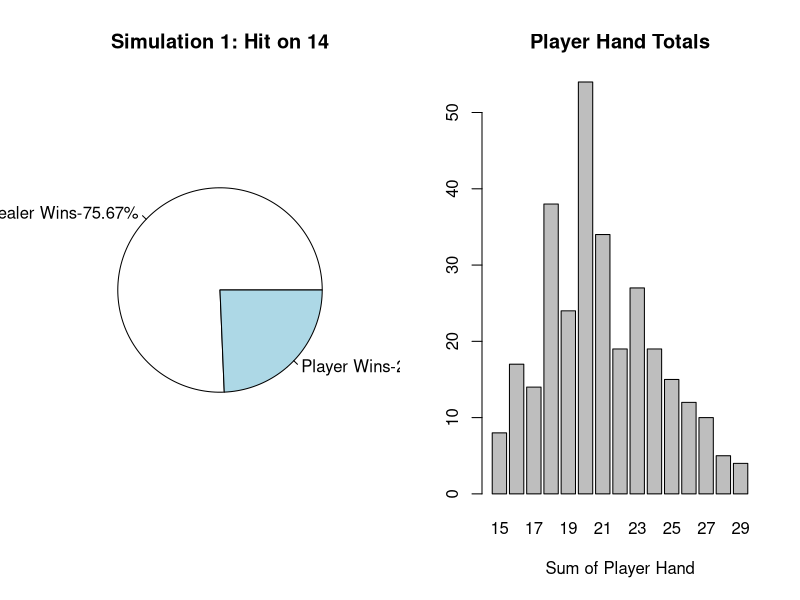
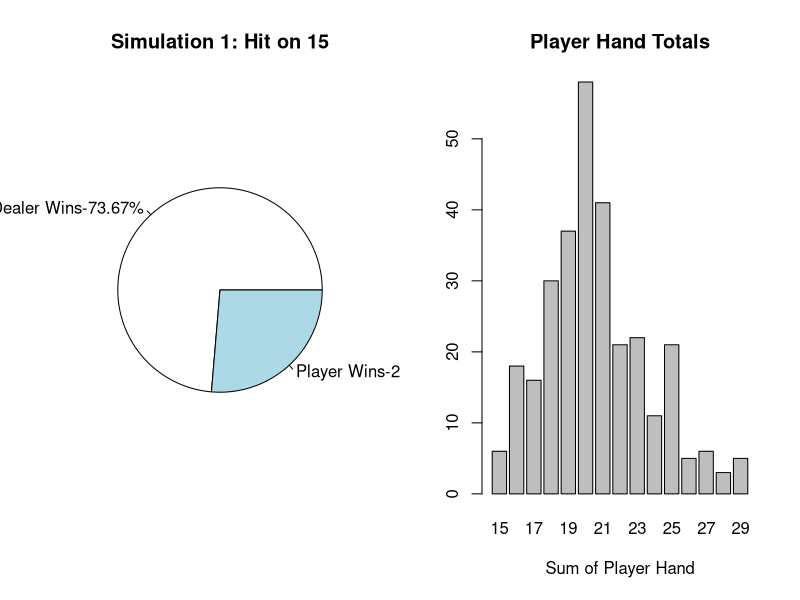
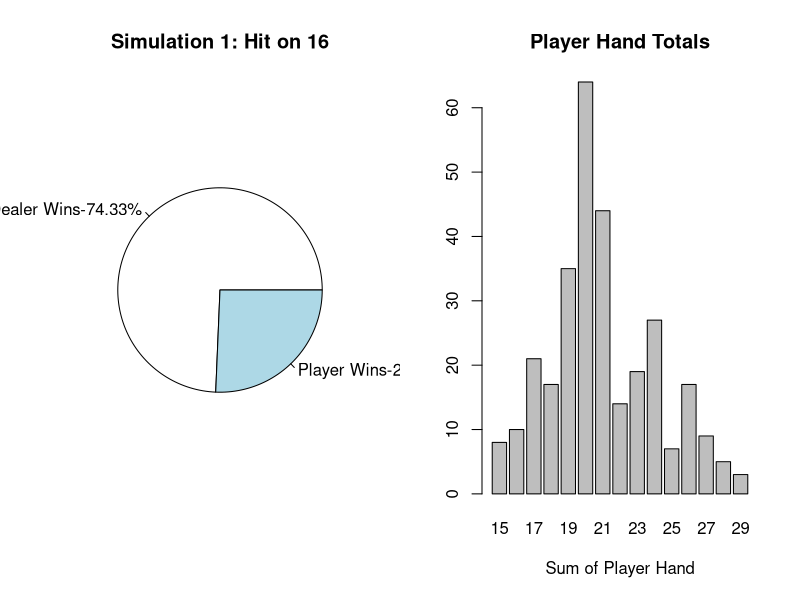
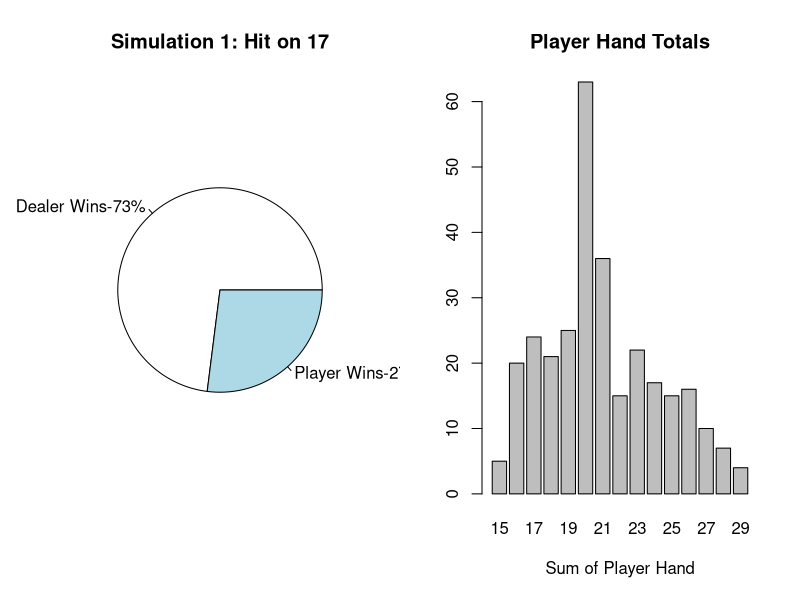
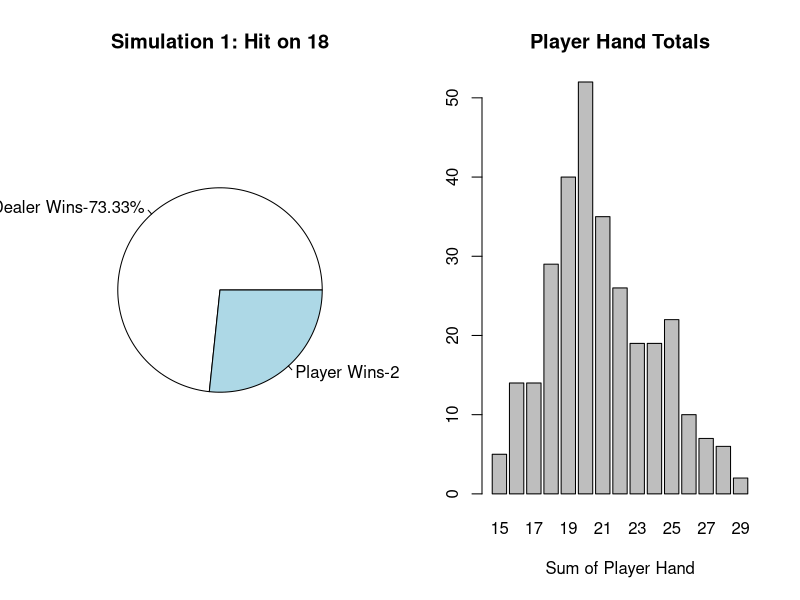
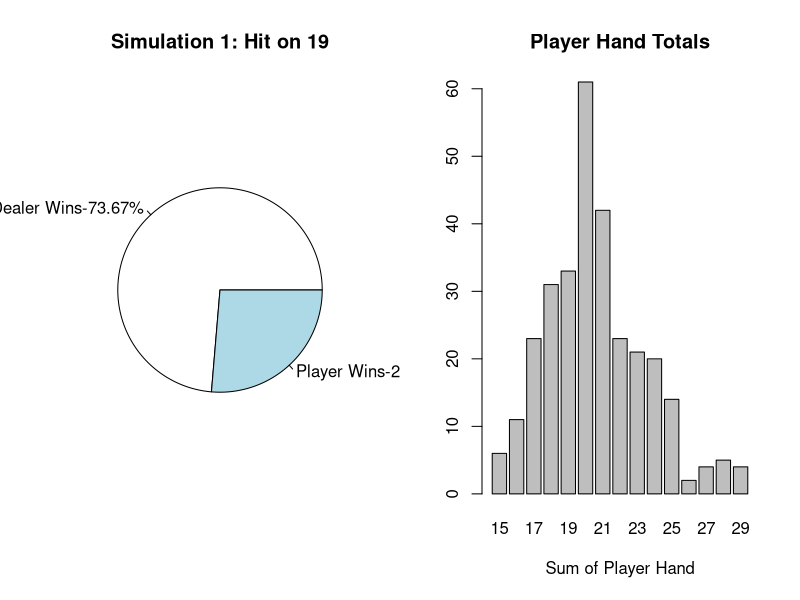

Recreate these plots in R, in order.
#ISYE6644
#Mini Project 1: Let's Gamble
#Yurkofsky

#Things you can change in this simulation!
B = 300  #number of games played for each strategy
set.seed(6) #seed

#initialize lists to hold outcomes
player_wins <- NULL
final_dealer <- NULL
final_player <- NULL
hand_sum <- NULL
#strategies to try (ie., player hits on the following hand values)
strat <- c(14,15,16,17,18,19)

#run 10 games

for (b in 1:B) {
  
  for (var in strat) {
    #create one deck
    deck = c(rep("A",4), rep.int(10,16), rep.int(9,4), rep.int(8,4), rep.int(7,4), rep.int(6,4), rep.int(5,4), rep.int(4,4), rep.int(3,4), rep.int(2,4))
    #given casinos typically use multiple deck, we'll use 4 decks
    cards = c(deck, deck)
    decks <- sum(cards=="A") / 4
  
  
    #####PLAYER#####
  
  
    #create the players hand by randomly sampling two cards
    #from the 4 decks without replacement
    hand_player = sample(cards, 2, replace = FALSE)
  
    #remove the players hand from the deck
    for(i in hand_player){
      if(is.element(i,cards)) 
        cards <-cards[-match(i,cards)]}
  
    #check if hand has aces and create alternate hand without aces
    hand_noaces <- hand_player
    for(i in hand_player){
      if(is.element(i,"A"))
        hand_noaces <- (hand_player[-match(i, hand_player)])
    }

    #count how many aces
    num_aces <- length(hand_player) - length(hand_noaces)
    #get final hand sum
    hand_sum <- ifelse(num_aces==0, sum(as.numeric(hand_player), na.rm=TRUE), 
                     ifelse(num_aces ==1 & sum(as.numeric(hand_noaces), na.rm = TRUE) <= 10, sum(as.numeric(hand_noaces), na.rm=TRUE) + 11, 
                     ifelse(num_aces ==1 & sum(as.numeric(hand_player), na.rm = TRUE) >10, sum(as.numeric(hand_noaces), na.rm=TRUE) + 1,
                            ifelse(num_aces ==2 & sum(as.numeric(hand_player), na.rm = TRUE) <= 9, sum(as.numeric(hand_noaces), na.rm=TRUE) + 12,
                                   ifelse(num_aces==2 & sum(as.numeric(hand_player), na.rm=TRUE) >9, sum(as.numeric(hand_noaces), na.rm = TRUE) + 2, 
                                          ifelse(num_aces==3 & sum(as.numeric(hand_player), na.rm = TRUE) <=8, sum(as.numeric(hand_noaces), na.rm = TRUE) + 13, 
                                                 ifelse(num_aces==3 & sum(as.numeric(hand_player), na.rm = TRUE) >8, sum(as.numeric(hand_noaces), na.rm = TRUE) + 3, 
                                                        ifelse(num_aces==4 & sum(as.numeric(hand_player), na.rm = TRUE) <=7, sum(as.numeric(hand_noaces), na.rm = TRUE) + 14, 
                                                               ifelse(num_aces==4 & sum(as.numeric(hand_player), na.rm = TRUE) >7, sum(as.numeric(hand_noaces), na.rm=TRUE) +4, sum(as.numeric(hand_player, na.rm=TRUE)))))))))))
  
    #player decides to stay or hit based on the total value
    hit_stay <- ifelse(sum(hand_sum) > var, "stay", "hit")
  
    #if hit, take a take a new card from the remaining cards in the deck and add it to players hand          
    newcard <- ifelse(hit_stay=="hit", sample(cards, 1, replace = FALSE), NA)
    hand_player <-  append(hand_player, newcard)
  
    #update cards to remove new card
    for(i in newcard){
      if(is.element(i,cards)) 
        cards<-cards[-match(i,cards)]}
  
    #again, check if hand has aces and create alternate hand without aces
    hand_noaces <- hand_player
    for(i in hand_player){
      if(is.element(i,"A"))
        hand_noaces <- (hand_player[-match(i, hand_player)])
    }
  
    #count how many aces
    num_aces <- length(hand_player) - length(hand_noaces)
    #get final hand sum
    hand_sum <- ifelse(num_aces==0, sum(as.numeric(hand_player), na.rm=TRUE), 
                     ifelse(num_aces ==1 & sum(as.numeric(hand_noaces), na.rm = TRUE) <= 10, sum(as.numeric(hand_noaces), na.rm=TRUE) + 11, 
                            ifelse(num_aces ==1 & sum(as.numeric(hand_player), na.rm = TRUE) >10, sum(as.numeric(hand_noaces), na.rm=TRUE) + 1,
                                   ifelse(num_aces ==2 & sum(as.numeric(hand_player), na.rm = TRUE) <= 9, sum(as.numeric(hand_noaces), na.rm=TRUE) + 12,
                                          ifelse(num_aces==2 & sum(as.numeric(hand_player), na.rm=TRUE) >9, sum(as.numeric(hand_noaces), na.rm = TRUE) + 2, 
                                                 ifelse(num_aces==3 & sum(as.numeric(hand_player), na.rm = TRUE) <=8, sum(as.numeric(hand_noaces), na.rm = TRUE) + 13, 
                                                        ifelse(num_aces==3 & sum(as.numeric(hand_player), na.rm = TRUE) >8, sum(as.numeric(hand_noaces), na.rm = TRUE) + 3, 
                                                               ifelse(num_aces==4 & sum(as.numeric(hand_player), na.rm = TRUE) <=7, sum(as.numeric(hand_noaces), na.rm = TRUE) + 14, 
                                                                      ifelse(num_aces==4 & sum(as.numeric(hand_player), na.rm = TRUE) >7, sum(as.numeric(hand_noaces), na.rm=TRUE) +4, sum(as.numeric(hand_player, na.rm=TRUE)))))))))))
  
    #player decides to stay or hit based on the total value
    hit_stay <- ifelse(sum(hand_sum) > var, "stay", "hit")
  
    #if hit, take a take a new card from the remaining cards in the deck and add it to players hand          
    newcard <- ifelse(hit_stay=="hit", sample(cards, 1, replace = FALSE), NA)
    hand_player <-  append(hand_player, newcard)
  
    #update cards to remove new card
    for(i in newcard){
      if(is.element(i,cards)) 
        cards<-cards[-match(i,cards)]}
  
    #again, check if hand has aces and create alternate hand without aces
    hand_noaces <- hand_player
    for(i in hand_player){
      if(is.element(i,"A"))
        hand_noaces <- (hand_player[-match(i, hand_player)])
    }
  
    #count how many aces
    num_aces <- length(hand_player) - length(hand_noaces)
    #get final hand sum
    hand_sum <- ifelse(num_aces==0, sum(as.numeric(hand_player), na.rm=TRUE), 
                     ifelse(num_aces ==1 & sum(as.numeric(hand_noaces), na.rm = TRUE) <= 10, sum(as.numeric(hand_noaces), na.rm=TRUE) + 11, 
                            ifelse(num_aces ==1 & sum(as.numeric(hand_player), na.rm = TRUE) >10, sum(as.numeric(hand_noaces), na.rm=TRUE) + 1,
                                   ifelse(num_aces ==2 & sum(as.numeric(hand_player), na.rm = TRUE) <= 9, sum(as.numeric(hand_noaces), na.rm=TRUE) + 12,
                                          ifelse(num_aces==2 & sum(as.numeric(hand_player), na.rm=TRUE) >9, sum(as.numeric(hand_noaces), na.rm = TRUE) + 2, 
                                                 ifelse(num_aces==3 & sum(as.numeric(hand_player), na.rm = TRUE) <=8, sum(as.numeric(hand_noaces), na.rm = TRUE) + 13, 
                                                        ifelse(num_aces==3 & sum(as.numeric(hand_player), na.rm = TRUE) >8, sum(as.numeric(hand_noaces), na.rm = TRUE) + 3, 
                                                               ifelse(num_aces==4 & sum(as.numeric(hand_player), na.rm = TRUE) <=7, sum(as.numeric(hand_noaces), na.rm = TRUE) + var, 
                                                                      ifelse(num_aces==4 & sum(as.numeric(hand_player), na.rm = TRUE) >7, sum(as.numeric(hand_noaces), na.rm=TRUE) +4, sum(as.numeric(hand_player, na.rm=TRUE)))))))))))
  
    #player decides to stay or hit based on the total value
    hit_stay <- ifelse(sum(hand_sum) > var, "stay", "hit")#if hit, take a take a new card from the remaining cards in the deck and add it to players hand          
    newcard <- ifelse(hit_stay=="hit", sample(cards, 1, replace = FALSE), NA)
    hand_player <-  append(hand_player, newcard)
  
    #update cards to remove new card
    for(i in newcard){
      if(is.element(i,cards)) 
        cards<-cards[-match(i,cards)]}
  
    #again, check if hand has aces and create alternate hand without aces
    hand_noaces <- hand_player
    for(i in hand_player){
      if(is.element(i,"A"))
        hand_noaces <- (hand_player[-match(i, hand_player)])
    }
  
    #count how many aces
    num_aces <- length(hand_player) - length(hand_noaces)
    #get final hand sum
    hand_sum <- ifelse(num_aces==0, sum(as.numeric(hand_player), na.rm=TRUE), 
                     ifelse(num_aces ==1 & sum(as.numeric(hand_noaces), na.rm = TRUE) <= 10, sum(as.numeric(hand_noaces), na.rm=TRUE) + 11, 
                            ifelse(num_aces ==1 & sum(as.numeric(hand_player), na.rm = TRUE) >10, sum(as.numeric(hand_noaces), na.rm=TRUE) + 1,
                                   ifelse(num_aces ==2 & sum(as.numeric(hand_player), na.rm = TRUE) <= 9, sum(as.numeric(hand_noaces), na.rm=TRUE) + 12,
                                          ifelse(num_aces==2 & sum(as.numeric(hand_player), na.rm=TRUE) >9, sum(as.numeric(hand_noaces), na.rm = TRUE) + 2, 
                                                 ifelse(num_aces==3 & sum(as.numeric(hand_player), na.rm = TRUE) <=8, sum(as.numeric(hand_noaces), na.rm = TRUE) + 13, 
                                                        ifelse(num_aces==3 & sum(as.numeric(hand_player), na.rm = TRUE) >8, sum(as.numeric(hand_noaces), na.rm = TRUE) + 3, 
                                                               ifelse(num_aces==4 & sum(as.numeric(hand_player), na.rm = TRUE) <=7, sum(as.numeric(hand_noaces), na.rm = TRUE) + 14, 
                                                                      ifelse(num_aces==4 & sum(as.numeric(hand_player), na.rm = TRUE) >7, sum(as.numeric(hand_noaces), na.rm=TRUE) +4, sum(as.numeric(hand_player, na.rm=TRUE)))))))))))
  
    #player decides to stay or hit based on the total value
    hit_stay <- ifelse(sum(hand_sum) > var, "stay", "hit")#if hit, take a take a new card from the remaining cards in the deck and add it to players hand          
    newcard <- ifelse(hit_stay=="hit", sample(cards, 1, replace = FALSE), NA)
    hand_player <-  append(hand_player, newcard)
  
    #update cards to remove new card
    for(i in newcard){
      if(is.element(i,cards)) 
        cards<-cards[-match(i,cards)]}
  
    #again, check if hand has aces and create alternate hand without aces
    hand_noaces <- hand_player
    for(i in hand_player){
      if(is.element(i,"A"))
        hand_noaces <- (hand_player[-match(i, hand_player)])
    }
  
  #count how many aces
    num_aces <- length(hand_player) - length(hand_noaces)
    #get final hand sum
    hand_sum <- ifelse(num_aces==0, sum(as.numeric(hand_player), na.rm=TRUE), 
                     ifelse(num_aces ==1 & sum(as.numeric(hand_noaces), na.rm = TRUE) <= 10, sum(as.numeric(hand_noaces), na.rm=TRUE) + 11, 
                            ifelse(num_aces ==1 & sum(as.numeric(hand_player), na.rm = TRUE) >10, sum(as.numeric(hand_noaces), na.rm=TRUE) + 1,
                                   ifelse(num_aces ==2 & sum(as.numeric(hand_player), na.rm = TRUE) <= 9, sum(as.numeric(hand_noaces), na.rm=TRUE) + 12,
                                          ifelse(num_aces==2 & sum(as.numeric(hand_player), na.rm=TRUE) >9, sum(as.numeric(hand_noaces), na.rm = TRUE) + 2, 
                                                 ifelse(num_aces==3 & sum(as.numeric(hand_player), na.rm = TRUE) <=8, sum(as.numeric(hand_noaces), na.rm = TRUE) + 13, 
                                                        ifelse(num_aces==3 & sum(as.numeric(hand_player), na.rm = TRUE) >8, sum(as.numeric(hand_noaces), na.rm = TRUE) + 3, 
                                                               ifelse(num_aces==4 & sum(as.numeric(hand_player), na.rm = TRUE) <=7, sum(as.numeric(hand_noaces), na.rm = TRUE) + 14, 
                                                                      ifelse(num_aces==4 & sum(as.numeric(hand_player), na.rm = TRUE) >7, sum(as.numeric(hand_noaces), na.rm=TRUE) +4, sum(as.numeric(hand_player, na.rm=TRUE)))))))))))
  
    #player decides to stay or hit based on the total value
    hit_stay <- ifelse(sum(hand_sum) > var, "stay", "hit")#if hit, take a take a new card from the remaining cards in the deck and add it to players hand          
    newcard <- ifelse(hit_stay=="hit", sample(cards, 1, replace = FALSE), NA)
    hand_player <-  append(hand_player, newcard)
  
    #update cards to remove new card
    for(i in newcard){
      if(is.element(i,cards)) 
        cards<-cards[-match(i,cards)]}
  
    #again, check if hand has aces and create alternate hand without aces
    hand_noaces <- hand_player
    for(i in hand_player){
      if(is.element(i,"A"))
        hand_noaces <- (hand_player[-match(i, hand_player)])
    }
  
    #count how many aces
    num_aces <- length(hand_player) - length(hand_noaces)
    #get final hand sum
    hand_sum <- ifelse(num_aces==0, sum(as.numeric(hand_player), na.rm=TRUE), 
                     ifelse(num_aces ==1 & sum(as.numeric(hand_noaces), na.rm = TRUE) <= 10, sum(as.numeric(hand_noaces), na.rm=TRUE) + 11, 
                            ifelse(num_aces ==1 & sum(as.numeric(hand_player), na.rm = TRUE) >10, sum(as.numeric(hand_noaces), na.rm=TRUE) + 1,
                                   ifelse(num_aces ==2 & sum(as.numeric(hand_player), na.rm = TRUE) <= 9, sum(as.numeric(hand_noaces), na.rm=TRUE) + 12,
                                          ifelse(num_aces==2 & sum(as.numeric(hand_player), na.rm=TRUE) >9, sum(as.numeric(hand_noaces), na.rm = TRUE) + 2, 
                                                 ifelse(num_aces==3 & sum(as.numeric(hand_player), na.rm = TRUE) <=8, sum(as.numeric(hand_noaces), na.rm = TRUE) + 13, 
                                                        ifelse(num_aces==3 & sum(as.numeric(hand_player), na.rm = TRUE) >8, sum(as.numeric(hand_noaces), na.rm = TRUE) + 3, 
                                                               ifelse(num_aces==4 & sum(as.numeric(hand_player), na.rm = TRUE) <=7, sum(as.numeric(hand_noaces), na.rm = TRUE) + 14, 
                                                                      ifelse(num_aces==4 & sum(as.numeric(hand_player), na.rm = TRUE) >7, sum(as.numeric(hand_noaces), na.rm=TRUE) +4, sum(as.numeric(hand_player, na.rm=TRUE)))))))))))
  
    #player decides to stay or hit based on the total value
    hit_stay <- ifelse(sum(hand_sum) > var, "stay", "hit")#if hit, take a take a new card from the remaining cards in the deck and add it to players hand          
    newcard <- ifelse(hit_stay=="hit", sample(cards, 1, replace = FALSE), NA)
    hand_player <-  append(hand_player, newcard)
  
    #update cards to remove new card
    for(i in newcard){
      if(is.element(i,cards)) 
        cards<-cards[-match(i,cards)]}
  
    #again, check if hand has aces and create alternate hand without aces
    hand_noaces <- hand_player
    for(i in hand_player){
      if(is.element(i,"A"))
        hand_noaces <- (hand_player[-match(i, hand_player)])
    }
  
    #count how many aces
    num_aces <- length(hand_player) - length(hand_noaces)
    #get final hand sum
    hand_sum <- ifelse(num_aces==0, sum(as.numeric(hand_player), na.rm=TRUE), 
                       ifelse(num_aces ==1 & sum(as.numeric(hand_noaces), na.rm = TRUE) <= 10, sum(as.numeric(hand_noaces), na.rm=TRUE) + 11, 
                              ifelse(num_aces ==1 & sum(as.numeric(hand_player), na.rm = TRUE) >10, sum(as.numeric(hand_noaces), na.rm=TRUE) + 1,
                                     ifelse(num_aces ==2 & sum(as.numeric(hand_player), na.rm = TRUE) <= 9, sum(as.numeric(hand_noaces), na.rm=TRUE) + 12,
                                            ifelse(num_aces==2 & sum(as.numeric(hand_player), na.rm=TRUE) >9, sum(as.numeric(hand_noaces), na.rm = TRUE) + 2, 
                                                   ifelse(num_aces==3 & sum(as.numeric(hand_player), na.rm = TRUE) <=8, sum(as.numeric(hand_noaces), na.rm = TRUE) + 13, 
                                                          ifelse(num_aces==3 & sum(as.numeric(hand_player), na.rm = TRUE) >8, sum(as.numeric(hand_noaces), na.rm = TRUE) + 3, 
                                                                 ifelse(num_aces==4 & sum(as.numeric(hand_player), na.rm = TRUE) <=7, sum(as.numeric(hand_noaces), na.rm = TRUE) + 14, 
                                                                        ifelse(num_aces==4 & sum(as.numeric(hand_player), na.rm = TRUE) >7, sum(as.numeric(hand_noaces), na.rm=TRUE) +4, sum(as.numeric(hand_player, na.rm=TRUE)))))))))))
    
    #player decides to stay or hit based on the total value
    hit_stay <- ifelse(sum(hand_sum) > var, "stay", "hit")#if hit, take a take a new card from the remaining cards in the deck and add it to players hand          
    newcard <- ifelse(hit_stay=="hit", sample(cards, 1, replace = FALSE), NA)
    hand_player <-  append(hand_player, newcard)
    
    #update cards to remove new card
    for(i in newcard){
      if(is.element(i,cards)) 
        cards<-cards[-match(i,cards)]}
    
    #again, check if hand has aces and create alternate hand without aces
    hand_noaces <- hand_player
    for(i in hand_player){
      if(is.element(i,"A"))
        hand_noaces <- (hand_player[-match(i, hand_player)])
    }
    
    #count how many aces
    num_aces <- length(hand_player) - length(hand_noaces)
    #get final hand sum
    hand_sum <- ifelse(num_aces==0, sum(as.numeric(hand_player), na.rm=TRUE), 
                       ifelse(num_aces ==1 & sum(as.numeric(hand_noaces), na.rm = TRUE) <= 10, sum(as.numeric(hand_noaces), na.rm=TRUE) + 11, 
                              ifelse(num_aces ==1 & sum(as.numeric(hand_player), na.rm = TRUE) >10, sum(as.numeric(hand_noaces), na.rm=TRUE) + 1,
                                     ifelse(num_aces ==2 & sum(as.numeric(hand_player), na.rm = TRUE) <= 9, sum(as.numeric(hand_noaces), na.rm=TRUE) + 12,
                                            ifelse(num_aces==2 & sum(as.numeric(hand_player), na.rm=TRUE) >9, sum(as.numeric(hand_noaces), na.rm = TRUE) + 2, 
                                                   ifelse(num_aces==3 & sum(as.numeric(hand_player), na.rm = TRUE) <=8, sum(as.numeric(hand_noaces), na.rm = TRUE) + 13, 
                                                          ifelse(num_aces==3 & sum(as.numeric(hand_player), na.rm = TRUE) >8, sum(as.numeric(hand_noaces), na.rm = TRUE) + 3, 
                                                                 ifelse(num_aces==4 & sum(as.numeric(hand_player), na.rm = TRUE) <=7, sum(as.numeric(hand_noaces), na.rm = TRUE) + 14, 
                                                                        ifelse(num_aces==4 & sum(as.numeric(hand_player), na.rm = TRUE) >7, sum(as.numeric(hand_noaces), na.rm=TRUE) +4, sum(as.numeric(hand_player, na.rm=TRUE)))))))))))
    
    #player decides to stay or hit based on the total value
    hit_stay <- ifelse(sum(hand_sum) > var, "stay", "hit")#if hit, take a take a new card from the remaining cards in the deck and add it to players hand          
    newcard <- ifelse(hit_stay=="hit", sample(cards, 1, replace = FALSE), NA)
    hand_player <-  append(hand_player, newcard)
    
    #update cards to remove new card
    for(i in newcard){
      if(is.element(i,cards)) 
        cards<-cards[-match(i,cards)]}
    
    #again, check if hand has aces and create alternate hand without aces
    hand_noaces <- hand_player
    for(i in hand_player){
      if(is.element(i,"A"))
        hand_noaces <- (hand_player[-match(i, hand_player)])
    }
    
    #count how many aces
    num_aces <- length(hand_player) - length(hand_noaces)
    #get final hand sum
    hand_sum <- ifelse(num_aces==0, sum(as.numeric(hand_player), na.rm=TRUE), 
                       ifelse(num_aces ==1 & sum(as.numeric(hand_noaces), na.rm = TRUE) <= 10, sum(as.numeric(hand_noaces), na.rm=TRUE) + 11, 
                              ifelse(num_aces ==1 & sum(as.numeric(hand_player), na.rm = TRUE) >10, sum(as.numeric(hand_noaces), na.rm=TRUE) + 1,
                                     ifelse(num_aces ==2 & sum(as.numeric(hand_player), na.rm = TRUE) <= 9, sum(as.numeric(hand_noaces), na.rm=TRUE) + 12,
                                            ifelse(num_aces==2 & sum(as.numeric(hand_player), na.rm=TRUE) >9, sum(as.numeric(hand_noaces), na.rm = TRUE) + 2, 
                                                   ifelse(num_aces==3 & sum(as.numeric(hand_player), na.rm = TRUE) <=8, sum(as.numeric(hand_noaces), na.rm = TRUE) + 13, 
                                                          ifelse(num_aces==3 & sum(as.numeric(hand_player), na.rm = TRUE) >8, sum(as.numeric(hand_noaces), na.rm = TRUE) + 3, 
                                                                 ifelse(num_aces==4 & sum(as.numeric(hand_player), na.rm = TRUE) <=7, sum(as.numeric(hand_noaces), na.rm = TRUE) + 14, 
                                                                        ifelse(num_aces==4 & sum(as.numeric(hand_player), na.rm = TRUE) >7, sum(as.numeric(hand_noaces), na.rm=TRUE) +4, sum(as.numeric(hand_player, na.rm=TRUE)))))))))))
    
    #player decides to stay or hit based on the total value
    hit_stay <- ifelse(sum(hand_sum) > var, "stay", "hit")#if hit, take a take a new card from the remaining cards in the deck and add it to players hand          
    newcard <- ifelse(hit_stay=="hit", sample(cards, 1, replace = FALSE), NA)
    hand_player <-  append(hand_player, newcard)
    
    #update cards to remove new card
    for(i in newcard){
      if(is.element(i,cards)) 
        cards<-cards[-match(i,cards)]}
    
    #again, check if hand has aces and create alternate hand without aces
    hand_noaces <- hand_player
    for(i in hand_player){
      if(is.element(i,"A"))
        hand_noaces <- (hand_player[-match(i, hand_player)])
    }
    
    #count how many aces
    num_aces <- length(hand_player) - length(hand_noaces)
    #get final hand sum
    hand_sum <- ifelse(num_aces==0, sum(as.numeric(hand_player), na.rm=TRUE), 
                       ifelse(num_aces ==1 & sum(as.numeric(hand_noaces), na.rm = TRUE) <= 10, sum(as.numeric(hand_noaces), na.rm=TRUE) + 11, 
                              ifelse(num_aces ==1 & sum(as.numeric(hand_player), na.rm = TRUE) >10, sum(as.numeric(hand_noaces), na.rm=TRUE) + 1,
                                     ifelse(num_aces ==2 & sum(as.numeric(hand_player), na.rm = TRUE) <= 9, sum(as.numeric(hand_noaces), na.rm=TRUE) + 12,
                                            ifelse(num_aces==2 & sum(as.numeric(hand_player), na.rm=TRUE) >9, sum(as.numeric(hand_noaces), na.rm = TRUE) + 2, 
                                                   ifelse(num_aces==3 & sum(as.numeric(hand_player), na.rm = TRUE) <=8, sum(as.numeric(hand_noaces), na.rm = TRUE) + 13, 
                                                          ifelse(num_aces==3 & sum(as.numeric(hand_player), na.rm = TRUE) >8, sum(as.numeric(hand_noaces), na.rm = TRUE) + 3, 
                                                                 ifelse(num_aces==4 & sum(as.numeric(hand_player), na.rm = TRUE) <=7, sum(as.numeric(hand_noaces), na.rm = TRUE) + 14, 
                                                                        ifelse(num_aces==4 & sum(as.numeric(hand_player), na.rm = TRUE) >7, sum(as.numeric(hand_noaces), na.rm=TRUE) +4, sum(as.numeric(hand_player, na.rm=TRUE)))))))))))
    
    #player decides to stay or hit based on the total value
    hit_stay <- ifelse(sum(hand_sum) > var, "stay", "hit")#if hit, take a take a new card from the remaining cards in the deck and add it to players hand          
    newcard <- ifelse(hit_stay=="hit", sample(cards, 1, replace = FALSE), NA)
    hand_player <-  append(hand_player, newcard)
    
    #update cards to remove new card
    for(i in newcard){
      if(is.element(i,cards)) 
        cards<-cards[-match(i,cards)]}
    
    #again, check if hand has aces and create alternate hand without aces
    hand_noaces <- hand_player
    for(i in hand_player){
      if(is.element(i,"A"))
        hand_noaces <- (hand_player[-match(i, hand_player)])
    }
    
    #count how many aces
    num_aces <- length(hand_player) - length(hand_noaces)
    #get final hand sum
    hand_sum <- ifelse(num_aces==0, sum(as.numeric(hand_player), na.rm=TRUE), 
                       ifelse(num_aces ==1 & sum(as.numeric(hand_noaces), na.rm = TRUE) <= 10, sum(as.numeric(hand_noaces), na.rm=TRUE) + 11, 
                              ifelse(num_aces ==1 & sum(as.numeric(hand_player), na.rm = TRUE) >10, sum(as.numeric(hand_noaces), na.rm=TRUE) + 1,
                                     ifelse(num_aces ==2 & sum(as.numeric(hand_player), na.rm = TRUE) <= 9, sum(as.numeric(hand_noaces), na.rm=TRUE) + 12,
                                            ifelse(num_aces==2 & sum(as.numeric(hand_player), na.rm=TRUE) >9, sum(as.numeric(hand_noaces), na.rm = TRUE) + 2, 
                                                   ifelse(num_aces==3 & sum(as.numeric(hand_player), na.rm = TRUE) <=8, sum(as.numeric(hand_noaces), na.rm = TRUE) + 13, 
                                                          ifelse(num_aces==3 & sum(as.numeric(hand_player), na.rm = TRUE) >8, sum(as.numeric(hand_noaces), na.rm = TRUE) + 3, 
                                                                 ifelse(num_aces==4 & sum(as.numeric(hand_player), na.rm = TRUE) <=7, sum(as.numeric(hand_noaces), na.rm = TRUE) + 14, 
                                                                        ifelse(num_aces==4 & sum(as.numeric(hand_player), na.rm = TRUE) >7, sum(as.numeric(hand_noaces), na.rm=TRUE) +4, sum(as.numeric(hand_player, na.rm=TRUE)))))))))))
    
    #player decides to stay or hit based on the total value
    hit_stay <- ifelse(sum(hand_sum) > var, "stay", "hit")
    
    #get final sum of players hand
    final_player <- append(final_player, sum(as.numeric(hand_sum), na.rm = TRUE))
    
    
    ####DEALER#####
    
    
    #create dealers hand by randomly sampling two cards
    #from the 4 decks without replacement
    hand_dealer = sample(cards, 2, replace = FALSE)
    
    #remove the dealers hand from the deck
    for(i in hand_dealer){
      if(is.element(i,cards)) 
        cards<-cards[-match(i,cards)]}
    
    #check if hand has aces and create alternate hand without aces
    hand_noaces <- hand_dealer
    for(i in hand_dealer){
      if(is.element(i,"A"))
        hand_noaces <- (hand_dealer[-match(i, hand_dealer)])
    }
    
    #count how many aces
    num_aces <- length(hand_dealer) - length(hand_noaces)
    #get final hand sum
    hand_sum <- ifelse(num_aces==0, sum(as.numeric(hand_dealer), na.rm=TRUE), 
                       ifelse(num_aces ==1 & sum(as.numeric(hand_dealer), na.rm = TRUE) <= 10, sum(as.numeric(hand_noaces), na.rm=TRUE) + 11, 
                              ifelse(num_aces ==1 & sum(as.numeric(hand_dealer), na.rm = TRUE) >10, sum(as.numeric(hand_noaces), na.rm=TRUE) + 1,
                                     ifelse(num_aces ==2 & sum(as.numeric(hand_dealer), na.rm = TRUE) <= 9, sum(as.numeric(hand_noaces), na.rm=TRUE) + 12,
                                            ifelse(num_aces==2 & sum(as.numeric(hand_dealer), na.rm=TRUE) >9, sum(as.numeric(hand_noaces), na.rm = TRUE) + 2, 
                                                   ifelse(num_aces==3 & sum(as.numeric(hand_dealer), na.rm = TRUE) <=8, sum(as.numeric(hand_noaces), na.rm = TRUE) + 13, 
                                                          ifelse(num_aces==3 & sum(as.numeric(hand_dealer), na.rm = TRUE) >8, sum(as.numeric(hand_noaces), na.rm = TRUE) + 3, 
                                                                 ifelse(num_aces==4 & sum(as.numeric(hand_dealer), na.rm = TRUE) <=7, sum(as.numeric(hand_noaces), na.rm = TRUE) + 14, 
                                                                        ifelse(num_aces==4 & sum(as.numeric(hand_dealer), na.rm = TRUE) >7, sum(as.numeric(hand_noaces), na.rm=TRUE) +4, sum(as.numeric(hand_dealer, na.rm=TRUE)))))))))))
    
    #dealer wins, loses or hits based on sum of their hand and players hand (tie goes to dealer)
    hit_win_lose <- ifelse(sum(as.numeric(hand_player), na.rm = TRUE) >21, "win", 
                           ifelse(sum(as.numeric(hand_sum), na.rm = TRUE) > 21, "lose",
                                  ifelse((sum(as.numeric(hand_sum), na.rm = TRUE) >= sum(as.numeric(hand_player), na.rm = TRUE)) & sum(as.numeric(hand_sum), na.rm = TRUE) <= 21, "win", "hit")))
    
    #if hit, take a take a new card from the remaining cards in the deck and add it to dealers hand    
    newcard <- ifelse(hit_win_lose=="hit", sample(cards, 1, replace = FALSE), NA)
    hand_dealer <-  append(hand_dealer, newcard)
    
    #update cards to remove new card
    for(i in newcard){
      if(is.element(i,cards)) 
        cards<-cards[-match(i,cards)]}
    
    #check if hand has aces and create alternate hand without aces
    hand_noaces <- hand_dealer
    for(i in hand_dealer){
      if(is.element(i,"A"))
        hand_noaces <- (hand_dealer[-match(i, hand_dealer)])
    }
    
    #count how many aces
    num_aces <- length(hand_dealer) - length(hand_noaces)
    #get final hand sum
    hand_sum <- ifelse(num_aces==0, sum(as.numeric(hand_dealer), na.rm=TRUE), 
                       ifelse(num_aces ==1 & sum(as.numeric(hand_dealer), na.rm = TRUE) <= 10, sum(as.numeric(hand_noaces), na.rm=TRUE) + 11, 
                              ifelse(num_aces ==1 & sum(as.numeric(hand_dealer), na.rm = TRUE) >10, sum(as.numeric(hand_noaces), na.rm=TRUE) + 1,
                                     ifelse(num_aces ==2 & sum(as.numeric(hand_dealer), na.rm = TRUE) <= 9, sum(as.numeric(hand_noaces), na.rm=TRUE) + 12,
                                            ifelse(num_aces==2 & sum(as.numeric(hand_dealer), na.rm=TRUE) >9, sum(as.numeric(hand_noaces), na.rm = TRUE) + 2, 
                                                   ifelse(num_aces==3 & sum(as.numeric(hand_dealer), na.rm = TRUE) <=8, sum(as.numeric(hand_noaces), na.rm = TRUE) + 13, 
                                                          ifelse(num_aces==3 & sum(as.numeric(hand_dealer), na.rm = TRUE) >8, sum(as.numeric(hand_noaces), na.rm = TRUE) + 3, 
                                                                 ifelse(num_aces==4 & sum(as.numeric(hand_dealer), na.rm = TRUE) <=7, sum(as.numeric(hand_noaces), na.rm = TRUE) + 14, 
                                                                        ifelse(num_aces==4 & sum(as.numeric(hand_dealer), na.rm = TRUE) >7, sum(as.numeric(hand_noaces), na.rm=TRUE) +4, sum(as.numeric(hand_dealer, na.rm=TRUE)))))))))))
    
    #dealer wins, loses or hits based on sum of their hand and players hand (tie goes to dealer)
    hit_win_lose <- ifelse(sum(as.numeric(hand_player), na.rm = TRUE) >21, "win", 
                           ifelse(sum(as.numeric(hand_sum), na.rm = TRUE) > 21, "lose",
                                  ifelse((sum(as.numeric(hand_sum), na.rm = TRUE) >= sum(as.numeric(hand_player), na.rm = TRUE)) & sum(as.numeric(hand_sum), na.rm = TRUE) <= 21, "win", "hit")))
    
    #if hit, take a take a new card from the remaining cards in the deck and add it to dealers hand    
    newcard <- ifelse(hit_win_lose=="hit", sample(cards, 1, replace = FALSE), NA)
    hand_dealer <-  append(hand_dealer, newcard)
    
    #update cards to remove new card
    for(i in newcard){
      if(is.element(i,cards)) 
        cards<-cards[-match(i,cards)]}
    
    #check if hand has aces and create alternate hand without aces
    hand_noaces <- hand_dealer
    for(i in hand_dealer){
      if(is.element(i,"A"))
        hand_noaces <- (hand_dealer[-match(i, hand_dealer)])
    }
    
    #count how many aces
    num_aces <- length(hand_dealer) - length(hand_noaces)
    #get final hand sum
    hand_sum <- ifelse(num_aces==0, sum(as.numeric(hand_dealer), na.rm=TRUE), 
                       ifelse(num_aces ==1 & sum(as.numeric(hand_dealer), na.rm = TRUE) <= 10, sum(as.numeric(hand_noaces), na.rm=TRUE) + 11, 
                              ifelse(num_aces ==1 & sum(as.numeric(hand_dealer), na.rm = TRUE) >10, sum(as.numeric(hand_noaces), na.rm=TRUE) + 1,
                                     ifelse(num_aces ==2 & sum(as.numeric(hand_dealer), na.rm = TRUE) <= 9, sum(as.numeric(hand_noaces), na.rm=TRUE) + 12,
                                            ifelse(num_aces==2 & sum(as.numeric(hand_dealer), na.rm=TRUE) >9, sum(as.numeric(hand_noaces), na.rm = TRUE) + 2, 
                                                   ifelse(num_aces==3 & sum(as.numeric(hand_dealer), na.rm = TRUE) <=8, sum(as.numeric(hand_noaces), na.rm = TRUE) + 13, 
                                                          ifelse(num_aces==3 & sum(as.numeric(hand_dealer), na.rm = TRUE) >8, sum(as.numeric(hand_noaces), na.rm = TRUE) + 3, 
                                                                 ifelse(num_aces==4 & sum(as.numeric(hand_dealer), na.rm = TRUE) <=7, sum(as.numeric(hand_noaces), na.rm = TRUE) + 14, 
                                                                        ifelse(num_aces==4 & sum(as.numeric(hand_dealer), na.rm = TRUE) >7, sum(as.numeric(hand_noaces), na.rm=TRUE) +4, sum(as.numeric(hand_dealer, na.rm=TRUE)))))))))))
    
    #dealer wins, loses or hits based on sum of their hand and players hand (tie goes to dealer)
    hit_win_lose <- ifelse(sum(as.numeric(hand_player), na.rm = TRUE) >21, "win", 
                           ifelse(sum(as.numeric(hand_sum), na.rm = TRUE) > 21, "lose",
                                  ifelse((sum(as.numeric(hand_sum), na.rm = TRUE) >= sum(as.numeric(hand_player), na.rm = TRUE)) & sum(as.numeric(hand_sum), na.rm = TRUE) <= 21, "win", "hit")))
    
    #if hit, take a take a new card from the remaining cards in the deck and add it to dealers hand    
    newcard <- ifelse(hit_win_lose=="hit", sample(cards, 1, replace = FALSE), NA)
    hand_dealer <-  append(hand_dealer, newcard)
    
    #update cards to remove new card
    for(i in newcard){
      if(is.element(i,cards)) 
        cards<-cards[-match(i,cards)]}
    
    #check if hand has aces and create alternate hand without aces
    hand_noaces <- hand_dealer
    for(i in hand_dealer){
      if(is.element(i,"A"))
        hand_noaces <- (hand_dealer[-match(i, hand_dealer)])
    }
    
    #count how many aces
    num_aces <- length(hand_dealer) - length(hand_noaces)
    #get final hand sum
    hand_sum <- ifelse(num_aces==0, sum(as.numeric(hand_dealer), na.rm=TRUE), 
                       ifelse(num_aces ==1 & sum(as.numeric(hand_dealer), na.rm = TRUE) <= 10, sum(as.numeric(hand_noaces), na.rm=TRUE) + 11, 
                              ifelse(num_aces ==1 & sum(as.numeric(hand_dealer), na.rm = TRUE) >10, sum(as.numeric(hand_noaces), na.rm=TRUE) + 1,
                                     ifelse(num_aces ==2 & sum(as.numeric(hand_dealer), na.rm = TRUE) <= 9, sum(as.numeric(hand_noaces), na.rm=TRUE) + 12,
                                            ifelse(num_aces==2 & sum(as.numeric(hand_dealer), na.rm=TRUE) >9, sum(as.numeric(hand_noaces), na.rm = TRUE) + 2, 
                                                   ifelse(num_aces==3 & sum(as.numeric(hand_dealer), na.rm = TRUE) <=8, sum(as.numeric(hand_noaces), na.rm = TRUE) + 13, 
                                                          ifelse(num_aces==3 & sum(as.numeric(hand_dealer), na.rm = TRUE) >8, sum(as.numeric(hand_noaces), na.rm = TRUE) + 3, 
                                                                 ifelse(num_aces==4 & sum(as.numeric(hand_dealer), na.rm = TRUE) <=7, sum(as.numeric(hand_noaces), na.rm = TRUE) + 14, 
                                                                        ifelse(num_aces==4 & sum(as.numeric(hand_dealer), na.rm = TRUE) >7, sum(as.numeric(hand_noaces), na.rm=TRUE) +4, sum(as.numeric(hand_dealer, na.rm=TRUE)))))))))))
    
    #dealer wins, loses or hits based on sum of their hand and players hand (tie goes to dealer)
    hit_win_lose <- ifelse(sum(as.numeric(hand_player), na.rm = TRUE) >21, "win", 
                           ifelse(sum(as.numeric(hand_sum), na.rm = TRUE) > 21, "lose",
                                  ifelse((sum(as.numeric(hand_sum), na.rm = TRUE) >= sum(as.numeric(hand_player), na.rm = TRUE)) & sum(as.numeric(hand_sum), na.rm = TRUE) <= 21, "win", "hit")))
    
    #if hit, take a take a new card from the remaining cards in the deck and add it to dealers hand    
    newcard <- ifelse(hit_win_lose=="hit", sample(cards, 1, replace = FALSE), NA)
    hand_dealer <-  append(hand_dealer, newcard)
    
    #update cards to remove new card
    for(i in newcard){
      if(is.element(i,cards)) 
        cards<-cards[-match(i,cards)]}
    
    #check if hand has aces and create alternate hand without aces
    hand_noaces <- hand_dealer
    for(i in hand_dealer){
      if(is.element(i,"A"))
        hand_noaces <- (hand_dealer[-match(i, hand_dealer)])
    }
    
    #count how many aces
    num_aces <- length(hand_dealer) - length(hand_noaces)
    #get final hand sum
    hand_sum <- ifelse(num_aces==0, sum(as.numeric(hand_dealer), na.rm=TRUE), 
                       ifelse(num_aces ==1 & sum(as.numeric(hand_dealer), na.rm = TRUE) <= 10, sum(as.numeric(hand_noaces), na.rm=TRUE) + 11, 
                              ifelse(num_aces ==1 & sum(as.numeric(hand_dealer), na.rm = TRUE) >10, sum(as.numeric(hand_noaces), na.rm=TRUE) + 1,
                                     ifelse(num_aces ==2 & sum(as.numeric(hand_dealer), na.rm = TRUE) <= 9, sum(as.numeric(hand_noaces), na.rm=TRUE) + 12,
                                            ifelse(num_aces==2 & sum(as.numeric(hand_dealer), na.rm=TRUE) >9, sum(as.numeric(hand_noaces), na.rm = TRUE) + 2, 
                                                   ifelse(num_aces==3 & sum(as.numeric(hand_dealer), na.rm = TRUE) <=8, sum(as.numeric(hand_noaces), na.rm = TRUE) + 13, 
                                                          ifelse(num_aces==3 & sum(as.numeric(hand_dealer), na.rm = TRUE) >8, sum(as.numeric(hand_noaces), na.rm = TRUE) + 3, 
                                                                 ifelse(num_aces==4 & sum(as.numeric(hand_dealer), na.rm = TRUE) <=7, sum(as.numeric(hand_noaces), na.rm = TRUE) + 14, 
                                                                        ifelse(num_aces==4 & sum(as.numeric(hand_dealer), na.rm = TRUE) >7, sum(as.numeric(hand_noaces), na.rm=TRUE) +4, sum(as.numeric(hand_dealer, na.rm=TRUE)))))))))))
    
    #dealer wins, loses or hits based on sum of their hand and players hand (tie goes to dealer)
    hit_win_lose <- ifelse(sum(as.numeric(hand_player), na.rm = TRUE) >21, "win", 
                           ifelse(sum(as.numeric(hand_sum), na.rm = TRUE) > 21, "lose",
                                  ifelse((sum(as.numeric(hand_sum), na.rm = TRUE) >= sum(as.numeric(hand_player), na.rm = TRUE)) & sum(as.numeric(hand_sum), na.rm = TRUE) <= 21, "win", "hit")))
    
    #if hit, take a take a new card from the remaining cards in the deck and add it to dealers hand    
    newcard <- ifelse(hit_win_lose=="hit", sample(cards, 1, replace = FALSE), NA)
    hand_dealer <-  append(hand_dealer, newcard)
    
    #update cards to remove new card
    for(i in newcard){
      if(is.element(i,cards)) 
        cards<-cards[-match(i,cards)]}
    
    #check if hand has aces and create alternate hand without aces
    hand_noaces <- hand_dealer
    for(i in hand_dealer){
      if(is.element(i,"A"))
        hand_noaces <- (hand_dealer[-match(i, hand_dealer)])
    }
    
    #count how many aces
    num_aces <- length(hand_dealer) - length(hand_noaces)
    #get final hand sum
    hand_sum <- ifelse(num_aces==0, sum(as.numeric(hand_dealer), na.rm=TRUE), 
                       ifelse(num_aces ==1 & sum(as.numeric(hand_dealer), na.rm = TRUE) <= 10, sum(as.numeric(hand_noaces), na.rm=TRUE) + 11, 
                              ifelse(num_aces ==1 & sum(as.numeric(hand_dealer), na.rm = TRUE) >10, sum(as.numeric(hand_noaces), na.rm=TRUE) + 1,
                                     ifelse(num_aces ==2 & sum(as.numeric(hand_dealer), na.rm = TRUE) <= 9, sum(as.numeric(hand_noaces), na.rm=TRUE) + 12,
                                            ifelse(num_aces==2 & sum(as.numeric(hand_dealer), na.rm=TRUE) >9, sum(as.numeric(hand_noaces), na.rm = TRUE) + 2, 
                                                   ifelse(num_aces==3 & sum(as.numeric(hand_dealer), na.rm = TRUE) <=8, sum(as.numeric(hand_noaces), na.rm = TRUE) + 13, 
                                                          ifelse(num_aces==3 & sum(as.numeric(hand_dealer), na.rm = TRUE) >8, sum(as.numeric(hand_noaces), na.rm = TRUE) + 3, 
                                                                 ifelse(num_aces==4 & sum(as.numeric(hand_dealer), na.rm = TRUE) <=7, sum(as.numeric(hand_noaces), na.rm = TRUE) + 14, 
                                                                        ifelse(num_aces==4 & sum(as.numeric(hand_dealer), na.rm = TRUE) >7, sum(as.numeric(hand_noaces), na.rm=TRUE) +4, sum(as.numeric(hand_dealer, na.rm=TRUE)))))))))))
    
    #dealer wins, loses or hits based on sum of their hand and players hand (tie goes to dealer)
    hit_win_lose <- ifelse(sum(as.numeric(hand_player), na.rm = TRUE) >21, "win", 
                           ifelse(sum(as.numeric(hand_sum), na.rm = TRUE) > 21, "lose",
                                  ifelse((sum(as.numeric(hand_sum), na.rm = TRUE) >= sum(as.numeric(hand_player), na.rm = TRUE)) & sum(as.numeric(hand_sum), na.rm = TRUE) <= 21, "win", "hit")))
    
    #if hit, take a take a new card from the remaining cards in the deck and add it to dealers hand    
    newcard <- ifelse(hit_win_lose=="hit", sample(cards, 1, replace = FALSE), NA)
    hand_dealer <-  append(hand_dealer, newcard)
    
    #update cards to remove new card
    for(i in newcard){
      if(is.element(i,cards)) 
        cards<-cards[-match(i,cards)]}
    
    #check if hand has aces and create alternate hand without aces
    hand_noaces <- hand_dealer
    for(i in hand_dealer){
      if(is.element(i,"A"))
        hand_noaces <- (hand_dealer[-match(i, hand_dealer)])
    }
    
    #count how many aces
    num_aces <- length(hand_dealer) - length(hand_noaces)
    #get final hand sum
    hand_sum <- ifelse(num_aces==0, sum(as.numeric(hand_dealer), na.rm=TRUE), 
                       ifelse(num_aces ==1 & sum(as.numeric(hand_dealer), na.rm = TRUE) <= 10, sum(as.numeric(hand_noaces), na.rm=TRUE) + 11, 
                              ifelse(num_aces ==1 & sum(as.numeric(hand_dealer), na.rm = TRUE) >10, sum(as.numeric(hand_noaces), na.rm=TRUE) + 1,
                                     ifelse(num_aces ==2 & sum(as.numeric(hand_dealer), na.rm = TRUE) <= 9, sum(as.numeric(hand_noaces), na.rm=TRUE) + 12,
                                            ifelse(num_aces==2 & sum(as.numeric(hand_dealer), na.rm=TRUE) >9, sum(as.numeric(hand_noaces), na.rm = TRUE) + 2, 
                                                   ifelse(num_aces==3 & sum(as.numeric(hand_dealer), na.rm = TRUE) <=8, sum(as.numeric(hand_noaces), na.rm = TRUE) + 13, 
                                                          ifelse(num_aces==3 & sum(as.numeric(hand_dealer), na.rm = TRUE) >8, sum(as.numeric(hand_noaces), na.rm = TRUE) + 3, 
                                                                 ifelse(num_aces==4 & sum(as.numeric(hand_dealer), na.rm = TRUE) <=7, sum(as.numeric(hand_noaces), na.rm = TRUE) + 14, 
                                                                        ifelse(num_aces==4 & sum(as.numeric(hand_dealer), na.rm = TRUE) >7, sum(as.numeric(hand_noaces), na.rm=TRUE) +4, sum(as.numeric(hand_dealer, na.rm=TRUE)))))))))))
    
    #dealer wins, loses or hits based on sum of their hand and players hand (tie goes to dealer)
    hit_win_lose <- ifelse(sum(as.numeric(hand_player), na.rm = TRUE) >21, "win", 
                           ifelse(sum(as.numeric(hand_sum), na.rm = TRUE) > 21, "lose",
                                  ifelse((sum(as.numeric(hand_sum), na.rm = TRUE) >= sum(as.numeric(hand_player), na.rm = TRUE)) & sum(as.numeric(hand_sum), na.rm = TRUE) <= 21, "win", "hit")))
    
    #if hit, take a take a new card from the remaining cards in the deck and add it to dealers hand    
    newcard <- ifelse(hit_win_lose=="hit", sample(cards, 1, replace = FALSE), NA)
    hand_dealer <-  append(hand_dealer, newcard)
    
    #update cards to remove new card
    for(i in newcard){
      if(is.element(i,cards)) 
        cards<-cards[-match(i,cards)]}
    
    #check if hand has aces and create alternate hand without aces
    hand_noaces <- hand_dealer
    for(i in hand_dealer){
      if(is.element(i,"A"))
        hand_noaces <- (hand_dealer[-match(i, hand_dealer)])
    }
    
    #count how many aces
    num_aces <- length(hand_dealer) - length(hand_noaces)
    #get final hand sum
    hand_sum <- ifelse(num_aces==0, sum(as.numeric(hand_dealer), na.rm=TRUE), 
                       ifelse(num_aces ==1 & sum(as.numeric(hand_dealer), na.rm = TRUE) <= 10, sum(as.numeric(hand_noaces), na.rm=TRUE) + 11, 
                              ifelse(num_aces ==1 & sum(as.numeric(hand_dealer), na.rm = TRUE) >10, sum(as.numeric(hand_noaces), na.rm=TRUE) + 1,
                                     ifelse(num_aces ==2 & sum(as.numeric(hand_dealer), na.rm = TRUE) <= 9, sum(as.numeric(hand_noaces), na.rm=TRUE) + 12,
                                            ifelse(num_aces==2 & sum(as.numeric(hand_dealer), na.rm=TRUE) >9, sum(as.numeric(hand_noaces), na.rm = TRUE) + 2, 
                                                   ifelse(num_aces==3 & sum(as.numeric(hand_dealer), na.rm = TRUE) <=8, sum(as.numeric(hand_noaces), na.rm = TRUE) + 13, 
                                                          ifelse(num_aces==3 & sum(as.numeric(hand_dealer), na.rm = TRUE) >8, sum(as.numeric(hand_noaces), na.rm = TRUE) + 3, 
                                                                 ifelse(num_aces==4 & sum(as.numeric(hand_dealer), na.rm = TRUE) <=7, sum(as.numeric(hand_noaces), na.rm = TRUE) + 14, 
                                                                        ifelse(num_aces==4 & sum(as.numeric(hand_dealer), na.rm = TRUE) >7, sum(as.numeric(hand_noaces), na.rm=TRUE) +4, sum(as.numeric(hand_dealer, na.rm=TRUE)))))))))))
    
    #dealer wins, loses or hits based on sum of their hand and players hand (tie goes to dealer)
    hit_win_lose <- ifelse(sum(as.numeric(hand_player), na.rm = TRUE) >21, "win", 
                           ifelse(sum(as.numeric(hand_sum), na.rm = TRUE) > 21, "lose",
                                  ifelse((sum(as.numeric(hand_sum), na.rm = TRUE) >= sum(as.numeric(hand_player), na.rm = TRUE)) & sum(as.numeric(hand_sum), na.rm = TRUE) <= 21, "win", "hit")))
    
    #if hit, take a take a new card from the remaining cards in the deck and add it to dealers hand    
    newcard <- ifelse(hit_win_lose=="hit", sample(cards, 1, replace = FALSE), NA)
    hand_dealer <-  append(hand_dealer, newcard)
    
    #update cards to remove new card
    for(i in newcard){
      if(is.element(i,cards)) 
        cards<-cards[-match(i,cards)]}
    
    #get final sum of dealers hand
    final_dealer <- append(final_dealer, sum(as.numeric(hand_sum), na.rm = TRUE))
    
    
    ####KEEPING SCORE####
    
    
    #keeping score
    game_result_player <- ifelse(hit_win_lose=="win", 0, 1)
    player_wins <- append(player_wins, game_result_player)
  }

}

strat_hit14 <- player_wins[1:B]
strat_hit15 <- player_wins[(B+1):(2*B)]
strat_hit16 <- player_wins[((2*B)+1):(3*B)]
strat_hit17 <- player_wins[((3*B)+1):(4*B)]
strat_hit18 <- player_wins[((4*B)+1):(5*B)]
strat_hit19 <- player_wins[((5*B)+1):(6*B)]

#strategy 14
par(mfrow=c(1,2))
  
simulation_outcome <- table(strat_hit14)
prob_player_win <- round((sum(strat_hit14 / B) * 100),2)
prob_dealer_win <- 100 - prob_player_win
labels <- c(paste0("Dealer Wins-",prob_dealer_win,"%"), paste0("Player Wins-", prob_player_win,"%"))
pie(simulation_outcome, labels = labels,
    main="Simulation 1: Hit on 14")
  
counts <- table(final_player[1:B])
plot <- barplot(counts, main="Player Hand Totals",
                xlab="Sum of Player Hand")


#strategy 15
par(mfrow=c(1,2))

simulation_outcome <- table(strat_hit15)
prob_player_win <- round((sum(strat_hit15 / B) * 100),2)
prob_dealer_win <- 100 - prob_player_win
labels <- c(paste0("Dealer Wins-",prob_dealer_win,"%"), paste0("Player Wins-", prob_player_win,"%"))
pie(simulation_outcome, labels = labels,
    main="Simulation 1: Hit on 15")

counts <- table(final_player[((1*B)+1):(2*B)])
plot <- barplot(counts, main="Player Hand Totals",
                xlab="Sum of Player Hand")


#strategy 16
par(mfrow=c(1,2))

simulation_outcome <- table(strat_hit16)
prob_player_win <- round((sum(strat_hit16 / B) * 100),2)
prob_dealer_win <- 100 - prob_player_win
labels <- c(paste0("Dealer Wins-",prob_dealer_win,"%"), paste0("Player Wins-", prob_player_win,"%"))
pie(simulation_outcome, labels = labels,
    main="Simulation 1: Hit on 16")

counts <- table(final_player[((2*B)+1):(3*B)])
plot <- barplot(counts, main="Player Hand Totals",
                xlab="Sum of Player Hand")


#strategy 17
par(mfrow=c(1,2))

simulation_outcome <- table(strat_hit17)
prob_player_win <- round((sum(strat_hit17 / B) * 100),2)
prob_dealer_win <- 100 - prob_player_win
labels <- c(paste0("Dealer Wins-",prob_dealer_win,"%"), paste0("Player Wins-", prob_player_win,"%"))
pie(simulation_outcome, labels = labels,
    main="Simulation 1: Hit on 17")

counts <- table(final_player[((3*B)+1):(4*B)])
plot <- barplot(counts, main="Player Hand Totals",
                xlab="Sum of Player Hand")


#strategy 18
par(mfrow=c(1,2))

simulation_outcome <- table(strat_hit18)
prob_player_win <- round((sum(strat_hit18 / B) * 100),2)
prob_dealer_win <- 100 - prob_player_win
labels <- c(paste0("Dealer Wins-",prob_dealer_win,"%"), paste0("Player Wins-", prob_player_win,"%"))
pie(simulation_outcome, labels = labels,
    main="Simulation 1: Hit on 18")

counts <- table(final_player[((4*B)+1):(5*B)])
plot <- barplot(counts, main="Player Hand Totals",
                xlab="Sum of Player Hand")


#strategy 19
par(mfrow=c(1,2))

simulation_outcome <- table(strat_hit19)
prob_player_win <- round((sum(strat_hit19 / B) * 100),2)
prob_dealer_win <- 100 - prob_player_win
labels <- c(paste0("Dealer Wins-",prob_dealer_win,"%"), paste0("Player Wins-", prob_player_win,"%"))
pie(simulation_outcome, labels = labels,
    main="Simulation 1: Hit on 19")

counts <- table(final_player[((5*B)+1):(6*B)])
plot <- barplot(counts, main="Player Hand Totals",
                xlab="Sum of Player Hand")

#means
mean(final_player[1:B])
mean(final_player[((1*B)+1):(2*B)])
mean(final_player[((2*B)+1):(3*B)])
mean(final_player[((3*B)+1):(4*B)])
mean(final_player[((4*B)+1):(5*B)])
mean(final_player[((5*B)+1):(6*B)])
